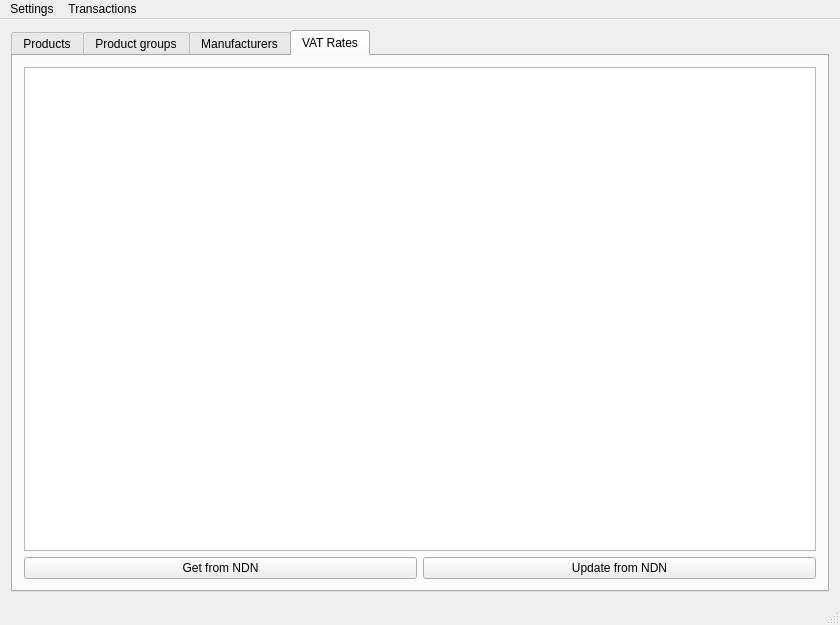
<?xml version="1.0" encoding="UTF-8"?>
<ui version="4.0">
 <class>MainWindow</class>
 <widget class="QMainWindow" name="MainWindow">
  <property name="geometry">
   <rect>
    <x>0</x>
    <y>0</y>
    <width>840</width>
    <height>625</height>
   </rect>
  </property>
  <property name="windowTitle">
   <string>NDN connection tester</string>
  </property>
  <widget class="QWidget" name="centralWidget">
   <layout class="QGridLayout" name="gridLayout">
    <item row="0" column="0">
     <widget class="QTabWidget" name="tabWidget">
      <property name="currentIndex">
       <number>3</number>
      </property>
      <widget class="QWidget" name="tabProducts">
       <attribute name="title">
        <string>Products</string>
       </attribute>
       <layout class="QGridLayout" name="gridLayout_2">
        <item row="0" column="1">
         <widget class="QPushButton" name="pushButtonUpdateProducts">
          <property name="text">
           <string>Update from NDN</string>
          </property>
         </widget>
        </item>
        <item row="1" column="0" colspan="3">
         <widget class="QTableView" name="tableViewProducts">
          <property name="editTriggers">
           <set>QAbstractItemView::NoEditTriggers</set>
          </property>
          <property name="selectionMode">
           <enum>QAbstractItemView::SingleSelection</enum>
          </property>
          <property name="selectionBehavior">
           <enum>QAbstractItemView::SelectRows</enum>
          </property>
          <attribute name="horizontalHeaderStretchLastSection">
           <bool>true</bool>
          </attribute>
         </widget>
        </item>
        <item row="0" column="0">
         <widget class="QPushButton" name="pushButtonGetProducts">
          <property name="text">
           <string>Get data from NDN</string>
          </property>
         </widget>
        </item>
        <item row="3" column="0" colspan="3">
         <widget class="QLabel" name="labelRecordsCount">
          <property name="text">
           <string/>
          </property>
          <property name="alignment">
           <set>Qt::AlignRight|Qt::AlignTrailing|Qt::AlignVCenter</set>
          </property>
         </widget>
        </item>
        <item row="0" column="2">
         <widget class="QPushButton" name="pushButtonProductFilterOptions">
          <property name="text">
           <string>Filter options</string>
          </property>
          <property name="shortcut">
           <string>Ctrl+F</string>
          </property>
         </widget>
        </item>
       </layout>
      </widget>
      <widget class="QWidget" name="tabProductGroups">
       <attribute name="title">
        <string>Product groups</string>
       </attribute>
       <layout class="QGridLayout" name="gridLayout_5">
        <item row="0" column="0">
         <widget class="QTableView" name="tableViewProductGroups">
          <property name="editTriggers">
           <set>QAbstractItemView::NoEditTriggers</set>
          </property>
          <attribute name="horizontalHeaderStretchLastSection">
           <bool>true</bool>
          </attribute>
         </widget>
        </item>
        <item row="1" column="0">
         <widget class="QPushButton" name="pushButtonGetProductGroups">
          <property name="text">
           <string>Get NDN data</string>
          </property>
         </widget>
        </item>
       </layout>
      </widget>
      <widget class="QWidget" name="tabManufacturers">
       <attribute name="title">
        <string>Manufacturers</string>
       </attribute>
       <layout class="QGridLayout" name="gridLayout_3">
        <item row="1" column="0">
         <widget class="QPushButton" name="pushButtonGetManufacturers">
          <property name="text">
           <string>Get data from NDN</string>
          </property>
         </widget>
        </item>
        <item row="0" column="0">
         <widget class="QTableView" name="tableViewManufacturers">
          <property name="editTriggers">
           <set>QAbstractItemView::NoEditTriggers</set>
          </property>
          <attribute name="horizontalHeaderStretchLastSection">
           <bool>true</bool>
          </attribute>
          <attribute name="verticalHeaderCascadingSectionResizes">
           <bool>true</bool>
          </attribute>
         </widget>
        </item>
       </layout>
      </widget>
      <widget class="QWidget" name="tabVatRates">
       <attribute name="title">
        <string>VAT Rates</string>
       </attribute>
       <layout class="QGridLayout" name="gridLayout_4">
        <item row="1" column="0">
         <widget class="QPushButton" name="pushButtonGetVATRates">
          <property name="text">
           <string>Get from NDN</string>
          </property>
         </widget>
        </item>
        <item row="1" column="1">
         <widget class="QPushButton" name="pushButtonUpdateVATRates">
          <property name="text">
           <string>Update from NDN</string>
          </property>
         </widget>
        </item>
        <item row="0" column="0" colspan="2">
         <widget class="QTableView" name="tableViewVATRates">
          <property name="editTriggers">
           <set>QAbstractItemView::NoEditTriggers</set>
          </property>
          <attribute name="horizontalHeaderStretchLastSection">
           <bool>true</bool>
          </attribute>
         </widget>
        </item>
       </layout>
      </widget>
     </widget>
    </item>
   </layout>
  </widget>
  <widget class="QMenuBar" name="menuBar">
   <property name="geometry">
    <rect>
     <x>0</x>
     <y>0</y>
     <width>840</width>
     <height>20</height>
    </rect>
   </property>
   <widget class="QMenu" name="menuSettings">
    <property name="title">
     <string>Settings</string>
    </property>
    <addaction name="actionNDN_connection"/>
   </widget>
   <widget class="QMenu" name="menuMonitoring">
    <property name="title">
     <string>Transactions</string>
    </property>
    <addaction name="actionNDN_logs"/>
    <addaction name="actionTransaction_tester"/>
   </widget>
   <addaction name="menuSettings"/>
   <addaction name="menuMonitoring"/>
  </widget>
  <widget class="QStatusBar" name="statusBar"/>
  <action name="actionNDN_connection">
   <property name="text">
    <string>NDN connection</string>
   </property>
  </action>
  <action name="actionNDN_logs">
   <property name="text">
    <string>Monitoring</string>
   </property>
  </action>
  <action name="actionTransaction_tester">
   <property name="text">
    <string>Transaction tester</string>
   </property>
  </action>
 </widget>
 <layoutdefault spacing="6" margin="11"/>
 <resources/>
 <connections/>
</ui>
